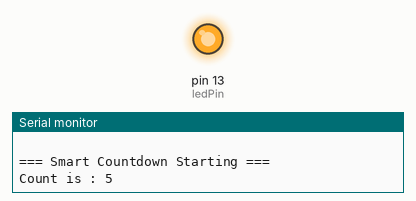
A sketch run on a simulated Arduino Uno, built with avr-gcc and run on an emulated ATmega328P. On the bench: output pins drawn as LEDs (lit = HIGH), the last lines printed to the serial monitor.

Above: at 0.1 s.
At 19.9 s:
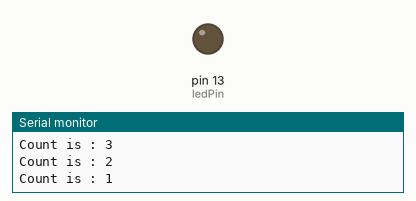
Timing chart, 0 to 21.4 s (numbered marks = the images above):
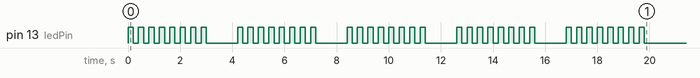

The sketch:

Assignment1_EugeneQuarshie.ino
```cpp
//ASSIGNMENT 1
//NAME : QUARSHIE EUGENE NII OFORI
//INDEX NO : 2526403795
int initialValue = 5;
int ledPin = 13;

void flashLED(int times) {
    int i;
    for(i = 0; i < times; i++) {
    digitalWrite(ledPin, HIGH);//TURNS ON THE LED
    delay(200);
    digitalWrite(ledPin, LOW);//TURN OFF THE LED
    delay(200);
    }
}

void setup() {
    pinMode(ledPin, OUTPUT);
    Serial.begin(9600);
     Serial.println(" ");
    Serial.println("=== Smart Countdown Starting ===");

    int Count = initialValue;
    while (Count != 0) {
        Serial.print("Count is : ");
        Serial.println(Count);

        flashLED(8); // blink the LED
        delay(1000);
        Count = Count - 1;
    }

    Serial.println("=== Countdown Complete ===");
}

void loop() {

}
```
